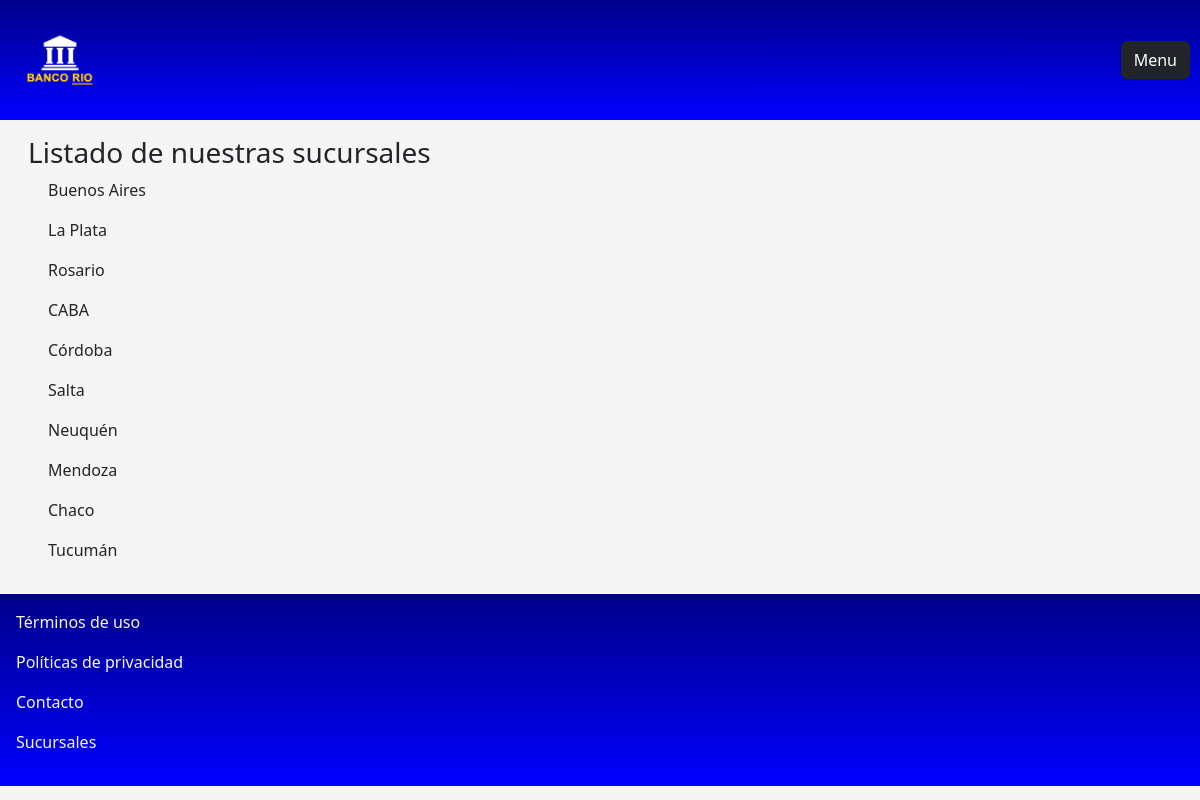
The app's page /sucursales/ with its own data.
### Sucursales/models.py (models this page shows)
class Sucursal(models.Model):
    nombre = models.CharField(max_length=50)
    numero = models.IntegerField()
    def __str__(self):
        return self.nombre

### Sucursales/views.py (the view)
# urls.py: path('sucursales/', vista4.listado, name="sucursales"),
def listado(request):
    sucursales = Sucursal.objects.all()
    return render(request, "Sucursales/sucursales.html", {"sucursales":sucursales})

### Inicio/context_processors.py (called while the page is built)
def cliente_processor(request):
    if request.user.is_authenticated or request.user.is_superuser == 1:
        cliente = Cliente.objects.filter(usuario_id__exact=request.user.id).first()
        return{"cliente":cliente}
    else:
        return{"cliente":""}

### Sucursales/templates/Sucursales/sucursales.html (shortened to what this page needs)
{% extends 'Inicio/base.html' %}
{% load static %}
{% block content %}
<section class="container m-3">
    <h3> Listado de nuestras sucursales </h1>
    <div>
        {% for sucursal in sucursales %}
            <div class="container m-2">
                <p> {{ sucursal }} </p>
            </div>
        {% endfor %}
    </div>
</section>
{% endblock %}

### Inicio/static/Inicio/css/style.css (style rules this page uses)
* { font-style: sans-serif; }
body { background-color: #f5f5f5; }

### records on screen
Sucursal: nombre "Buenos Aires"
Sucursal: nombre "La Plata"
Sucursal: nombre "Rosario"
Sucursal: nombre "CABA"
Sucursal: nombre "Córdoba"
Sucursal: nombre "Salta"
Sucursal: nombre "Neuquén"
Sucursal: nombre "Mendoza"
Sucursal: nombre "Chaco"
Sucursal: nombre "Tucumán"
